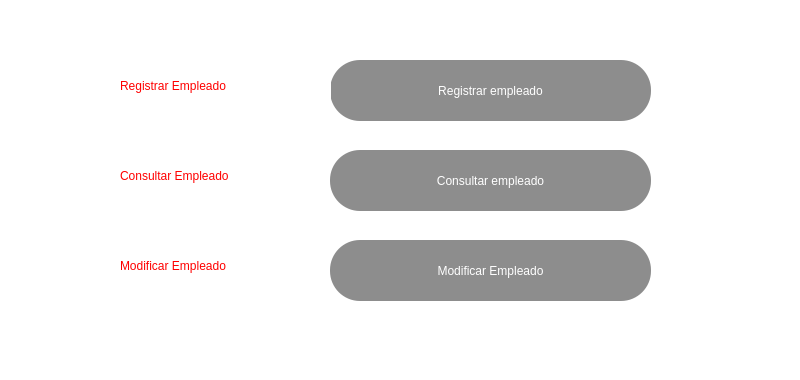
<?xml version="1.0" encoding="UTF-8"?>
<ui version="4.0">
 <class>MainWindow</class>
 <widget class="QMainWindow" name="MainWindow">
  <property name="geometry">
   <rect>
    <x>0</x>
    <y>0</y>
    <width>800</width>
    <height>380</height>
   </rect>
  </property>
  <property name="windowTitle">
   <string>MainWindow</string>
  </property>
  <property name="styleSheet">
   <string notr="true">background-color: rgb(255, 255, 255);</string>
  </property>
  <widget class="QWidget" name="centralwidget">
   <widget class="QLabel" name="label_3">
    <property name="geometry">
     <rect>
      <x>120</x>
      <y>160</y>
      <width>211</width>
      <height>31</height>
     </rect>
    </property>
    <property name="styleSheet">
     <string notr="true">
font: 75 14pt &quot;MS Shell Dlg 2&quot;;
color: rgb(255, 0, 0);</string>
    </property>
    <property name="text">
     <string>Consultar Empleado</string>
    </property>
   </widget>
   <widget class="QPushButton" name="btn_registro_empleado">
    <property name="geometry">
     <rect>
      <x>330</x>
      <y>60</y>
      <width>321</width>
      <height>61</height>
     </rect>
    </property>
    <property name="styleSheet">
     <string notr="true">QPushButton{
font: 90 20pt &quot;MS Shell Dlg 2&quot;;
  color:rgb(255, 255, 255);
  
	background-color: rgb(104, 127, 143);
border-radius:30px;
}
QPushButton:hover{
background-color: rgb(255, 0,0 );
	color:rgb(255, 255, 255);
}

QPushButton{

  color:rgb(255, 255, 255);
  
	
	background-color: rgb(141, 141, 141);
}
</string>
    </property>
    <property name="text">
     <string>Registrar empleado</string>
    </property>
   </widget>
   <widget class="QLabel" name="label_5">
    <property name="geometry">
     <rect>
      <x>120</x>
      <y>70</y>
      <width>211</width>
      <height>31</height>
     </rect>
    </property>
    <property name="styleSheet">
     <string notr="true">
font: 75 14pt &quot;MS Shell Dlg 2&quot;;
color: rgb(255, 0, 0);</string>
    </property>
    <property name="text">
     <string>Registrar Empleado</string>
    </property>
   </widget>
   <widget class="QPushButton" name="btn_consultar_empleado">
    <property name="geometry">
     <rect>
      <x>330</x>
      <y>150</y>
      <width>321</width>
      <height>61</height>
     </rect>
    </property>
    <property name="styleSheet">
     <string notr="true">QPushButton{
font: 90 20pt &quot;MS Shell Dlg 2&quot;;
  color:rgb(255, 255, 255);
  
	background-color: rgb(104, 127, 143);
border-radius:30px;
}
QPushButton:hover{
background-color: rgb(255, 0,0 );
	color:rgb(255, 255, 255);
}

QPushButton{

  color:rgb(255, 255, 255);
  
	
	background-color: rgb(141, 141, 141);
}
</string>
    </property>
    <property name="text">
     <string>Consultar empleado</string>
    </property>
   </widget>
   <widget class="QLabel" name="label_4">
    <property name="geometry">
     <rect>
      <x>120</x>
      <y>250</y>
      <width>211</width>
      <height>31</height>
     </rect>
    </property>
    <property name="styleSheet">
     <string notr="true">
font: 75 14pt &quot;MS Shell Dlg 2&quot;;
color: rgb(255, 0, 0);</string>
    </property>
    <property name="text">
     <string>Modificar Empleado</string>
    </property>
   </widget>
   <widget class="QPushButton" name="btn_modificar_empleado">
    <property name="geometry">
     <rect>
      <x>330</x>
      <y>240</y>
      <width>321</width>
      <height>61</height>
     </rect>
    </property>
    <property name="styleSheet">
     <string notr="true">QPushButton{
font: 90 20pt &quot;MS Shell Dlg 2&quot;;
  color:rgb(255, 255, 255);
  
	background-color: rgb(104, 127, 143);
border-radius:30px;
}
QPushButton:hover{
background-color: rgb(255, 0,0 );
	color:rgb(255, 255, 255);
}

QPushButton{

  color:rgb(255, 255, 255);
  
	
	background-color: rgb(141, 141, 141);
}
</string>
    </property>
    <property name="text">
     <string>Modificar Empleado</string>
    </property>
   </widget>
  </widget>
  <widget class="QMenuBar" name="menubar">
   <property name="geometry">
    <rect>
     <x>0</x>
     <y>0</y>
     <width>800</width>
     <height>21</height>
    </rect>
   </property>
  </widget>
  <widget class="QStatusBar" name="statusbar"/>
 </widget>
 <resources/>
 <connections/>
</ui>
